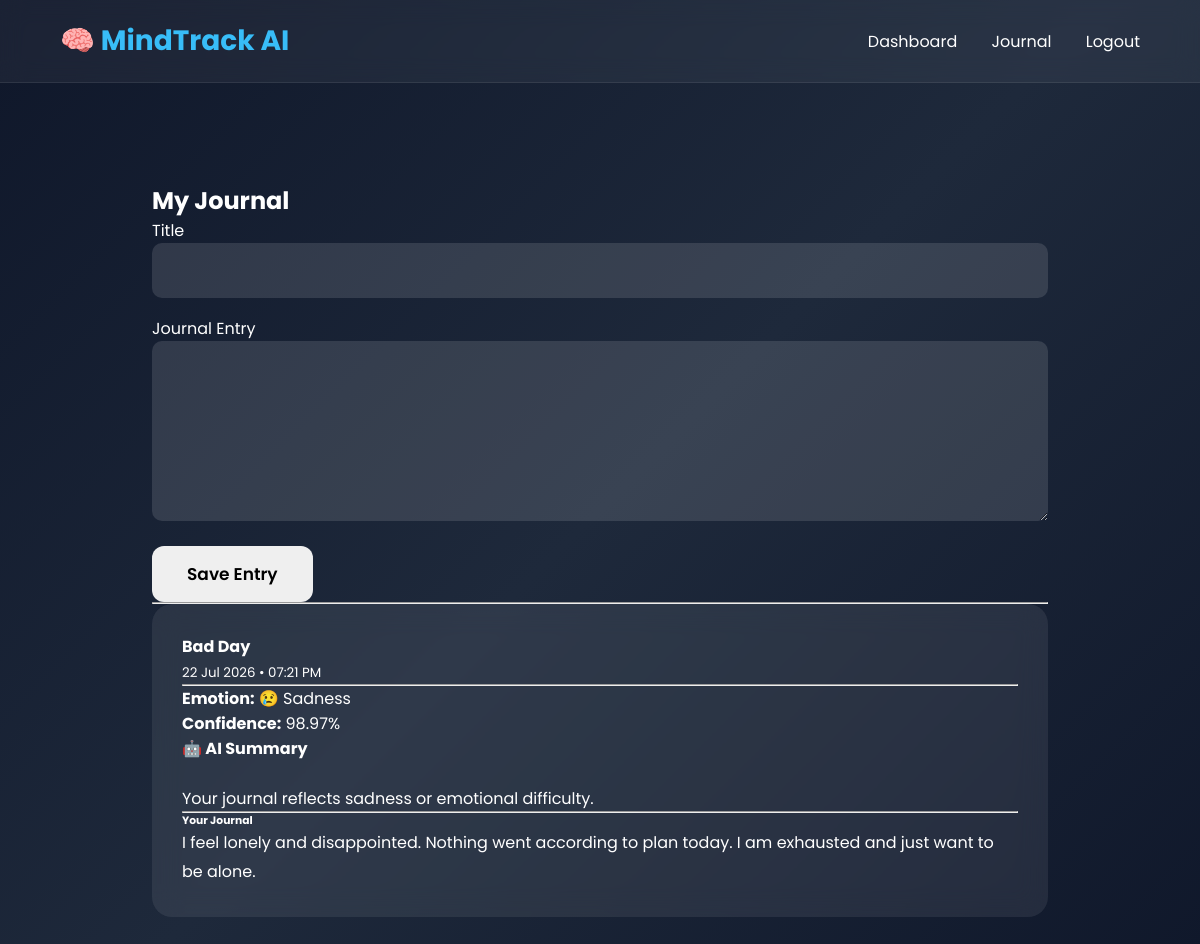
The page /journal (signed in) on the database its author committed.
### app.py (models this page shows)
class Journal(db.Model):
    id = db.Column(db.Integer, primary_key=True)
    title = db.Column(db.String(200), nullable=False)
    content = db.Column(db.Text, nullable=False)
    mood = db.Column(db.String(50), default="Unknown")
    confidence = db.Column(db.Float, default=0.0)
    ai_summary = db.Column(db.Text, default="")
    created_at = db.Column(
        db.DateTime,
        default=db.func.current_timestamp()
    )
    user_id = db.Column(
        db.Integer,
        db.ForeignKey("user.id"),
        nullable=False
    )

### app.py (the view, shortened to what this page needs)
@app.route("/journal", methods=["GET", "POST"])
@login_required
def journal():
    entries = Journal.query.filter_by(
        user_id=current_user.id
    ).order_by(
        Journal.created_at.desc()
    ).all()
    return render_template(
        "journal.html",
        entries=entries
    )

### app.py (called while the page is built)
@login_manager.user_loader
def load_user(user_id):
    return User.query.get(int(user_id))

### templates/journal.html
{% extends "base.html" %}
{% block content %}
<div class="container mt-4">
    <h2 class="mb-4">My Journal</h2>
    <form method="POST">
        <div class="mb-3">
            <label class="form-label">Title</label>
            <input
                type="text"
                class="form-control"
                name="title"
                required
            >
        </div>
        <div class="mb-3">
            <label class="form-label">Journal Entry</label>
            <textarea
                class="form-control"
                name="content"
                rows="5"
                required
            ></textarea>
        </div>
        <button class="btn btn-primary">
            Save Entry
        </button>
    </form>
    <hr>
    {% for entry in entries %}
    <div class="card mt-3">
        <div class="card-body">
            <h4>{{ entry.title }}</h4>
            <small class="text-muted">
                {{ entry.created_at.strftime("%d %b %Y • %I:%M %p") }}
            </small>
            <hr>
            <p>
                <strong>Emotion:</strong>
                {% if entry.mood == "joy" %}
                    <span class="badge bg-success">😊 Joy</span>
                {% elif entry.mood == "sadness" %}
                    <span class="badge bg-primary">😢 Sadness</span>
                {% elif entry.mood == "anger" %}
                    <span class="badge bg-danger">😠 Anger</span>
                {% elif entry.mood == "fear" %}
                    <span class="badge bg-dark">😨 Fear</span>
                {% elif entry.mood == "love" %}
                    <span class="badge bg-danger">❤️ Love</span>
                {% elif entry.mood == "surprise" %}
                    <span class="badge bg-warning text-dark">😲 Surprise</span>
                {% elif entry.mood == "neutral" %}
                    <span class="badge bg-secondary">😐 Neutral</span>
                {% elif entry.mood == "disgust" %}
                    <span class="badge bg-success">🤢 Disgust</span>
                {% else %}
                    <span class="badge bg-secondary">
                        {{ entry.mood.title() }}
                    </span>
                {% endif %}
            </p>
            <p>
                <strong>Confidence:</strong>
                {{ "%.2f"|format(entry.confidence) }}%
            </p>
            <div class="alert alert-info mt-3">
                <strong>🤖 AI Summary</strong>
                <br><br>
                {{ entry.ai_summary }}
            </div>
            <hr>
            <div class="mt-3">
                <h6>Your Journal</h6>
                <p style="line-height:1.8;">
                    {{ entry.content }}
                </p>
            </div>
        </div>
    </div>
    {% endfor %}
</div>
{% endblock %}

### templates/base.html (shortened to what this page needs)
<!DOCTYPE html>
<html lang="en">
<head>
    <link rel="stylesheet"
          href="{{ url_for('static', filename='css/style.css') }}">
</head>
<body>
    <nav class="navbar">
        <div class="logo">
            🧠 MindTrack AI
        </div>
        <div>
            {% if current_user.is_authenticated %}
                <a href="{{ url_for('dashboard') }}">Dashboard</a>
                <a href="{{ url_for('journal') }}">Journal</a>
                <a href="{{ url_for('logout') }}">Logout</a>
            {% else %}
                <a href="{{ url_for('home') }}">Home</a>
                <a href="{{ url_for('login') }}">Login</a>
                <a href="{{ url_for('register') }}">Register</a>
            {% endif %}
        </div>
    </nav>
    <div class="container">
        {% block content %}
        {% endblock %}
    </div>
</body>
</html>

### static/css/style.css (style rules this page uses)
* { margin:0; padding:0; box-sizing:border-box; font-family:'Poppins',sans-serif; }
body { min-height:100vh; background:linear-gradient( 135deg, #0f172a, #1e293b, #0f172a ); color:white; }
.navbar { width:100%; display:flex; justify-content:space-between; align-items:center; padding:20px 60px; background:rgba(255,255,255,0.05); backdrop-filter:blur(12px); border-bottom:1px solid rgba(255,255,255,0.08); position:sticky; top:0; }
.logo { font-size:28px; font-weight:700; color:#38bdf8; }
.navbar a { color:white; text-decoration:none; margin-left:30px; transition:.3s; }
.container { width:90%; max-width:1100px; margin:auto; padding:50px 20px; }
button { padding:15px 35px; border:none; border-radius:12px; font-size:17px; cursor:pointer; transition:.3s; font-weight:600; }
input, textarea { width:100%; padding:15px; margin-bottom:18px; border:none; border-radius:10px; background:rgba(255,255,255,.12); color:white; font-size:16px; outline:none; }
textarea { min-height:180px; resize:vertical; }
input::placeholder, textarea::placeholder { color:#cbd5e1; }
.card { background:rgba(255,255,255,.08); backdrop-filter:blur(14px); padding:30px; border-radius:20px; transition:.3s; }

### rows shown on the page
Journal: title "Bad Day", created_at "22 Jul 2026 • 07:21 PM", mood "😢 Sadness", confidence "98.97", ai_summary "Your journal reflects sadness or emotional difficulty.", content "I feel lonely and disappointed. Nothing went according to plan today. I am exhausted and just want to be alone."
